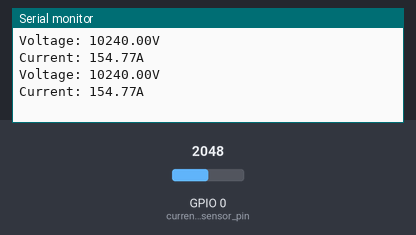
A sketch run on a simulated ESP32. Parts: the last lines printed to the serial monitor. Inputs (shaded band) come from the test bench; at power-on: GPIO 0 (current_sensor_pin) = 2048.

Above: at 1.8 s.
1.9 s: GPIO 0 (current_sensor_pin) set to 2866
At 2.8 s:
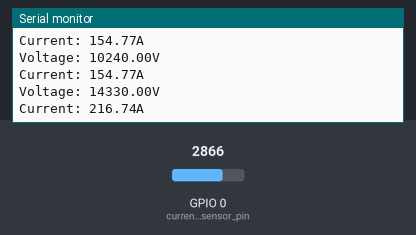
3.4 s: GPIO 0 (current_sensor_pin) set to 3603
At 4.8 s:
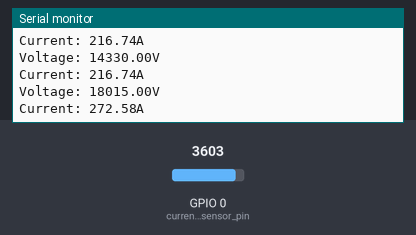
Timing chart, 0 to 6.4 s (numbered marks = the images above; inputs shaded):
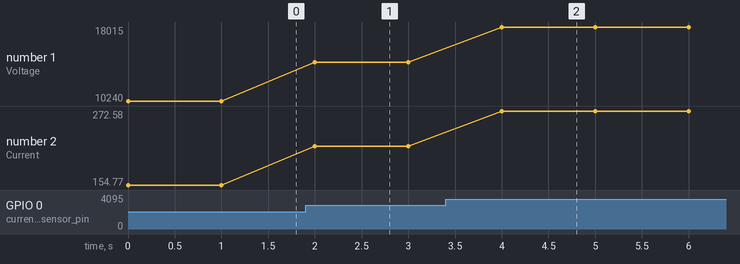

Measured:
- after the input at 1.9 s, the serial monitor: prints a new line after 0.10 s (image 1)
- after the input at 3.4 s, the serial monitor: prints a new line after 0.60 s (image 2)
- plotted number 1: 10240 → 14330 after the input at 1.9 s, 14330 → 18015 after the input at 3.4 s
- plotted number 2: 154.77 → 216.74 after the input at 1.9 s, 216.74 → 272.58 after the input at 3.4 s

The sketch:

Voltage-test.ino
```cpp
int current_sensor_pin = 0;
float sensitivity = 66;
int VCC = 5;

void setup() {
  Serial.begin(115200);
  pinMode(current_sensor_pin, INPUT);
}

void loop() {
  int reading = analogRead(current_sensor_pin);

  float voltage = reading * (VCC / 4096.0);
  voltage = reading*(30000+7500) / 7500;
  float current = (voltage - 25) / sensitivity;
  Serial.printf("Voltage: %0.2fV\n",voltage);
  Serial.printf("Current: %0.2fA\n", current);
  delay(1000);
}
```
